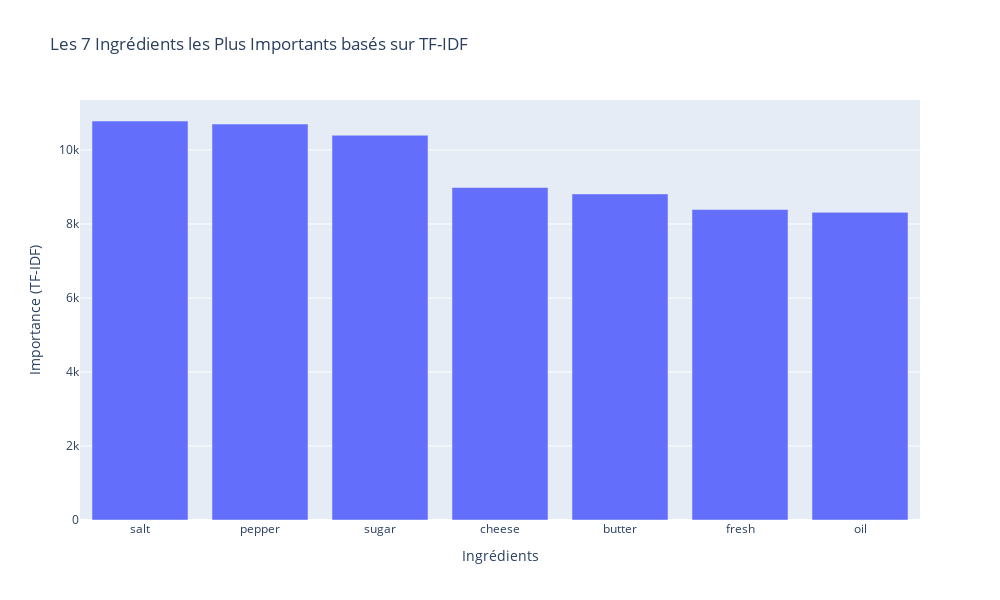

Notebook code cell kept with this figure:
### Code cell
import plotly.express as px
from sklearn.feature_extraction.text import TfidfVectorizer
import pandas as pd

# 1. Vérifier que les données sont nettoyées
print(final_data["ingredients"].head())

# 2. Vectorisation TF-IDF
tfidf_vectorizer = TfidfVectorizer()
tfidf_matrix = tfidf_vectorizer.fit_transform(final_data["ingredients"])

# 3. Affichage des mots clés les plus importants (Ingrédients)
feature_names = tfidf_vectorizer.get_feature_names_out()
important_features = (
    pd.DataFrame(tfidf_matrix.toarray(), columns=feature_names)
    .sum()
    .sort_values(ascending=False)
)

# Sélectionner les 7 ingrédients les plus importants
top_7_ingredients = important_features.head(7)

# Afficher les 7 ingrédients les plus importants
print("\nLes 7 ingrédients les plus importants dans le dataset (basé sur TF-IDF) :")
print(top_7_ingredients)

# 4. Création du plot des 7 ingrédients les plus importants
fig_ingredients = px.bar(
    top_7_ingredients,
    x=top_7_ingredients.index,
    y=top_7_ingredients.values,
    title="Les 7 Ingrédients les Plus Importants basés sur TF-IDF",
    labels={"x": "Ingrédients", "y": "Importance (TF-IDF)"},
)

fig_ingredients.update_layout(
    xaxis_title="Ingrédients", yaxis_title="Importance (TF-IDF)", width=1000, height=600
)

# Afficher le plot
fig_ingredients.show()

### Figure 1 — Plotly figure (JSON) as saved in the notebook; plotly's stock layout.template omitted (floating-point values rounded to 4 significant figures)
{"data": [{"alignmentgroup": "True", "hovertemplate": "index=%{x}<br>Importance (TF-IDF)=%{y}<extra></extra>", "legendgroup": "", "marker": {"color": "#636efa", "pattern": {"shape": ""}}, "name": "", "offsetgroup": "", "orientation": "v", "showlegend": false, "textposition": "auto", "type": "bar", "x": ["salt", "pepper", "sugar", "cheese", "butter", "fresh", "oil"], "xaxis": "x", "y": [10780.0, 10700.0, 10400.0, 8985.0, 8812.0, 8390.0, 8314.0], "yaxis": "y"}], "layout": {"barmode": "relative", "height": 600, "legend": {"tracegroupgap": 0}, "title": {"text": "Les 7 Ingrédients les Plus Importants basés sur TF-IDF"}, "width": 1000, "xaxis": {"anchor": "y", "domain": [0, 1], "title": {"text": "Ingrédients"}}, "yaxis": {"anchor": "x", "domain": [0, 1], "title": {"text": "Importance (TF-IDF)"}}}}
